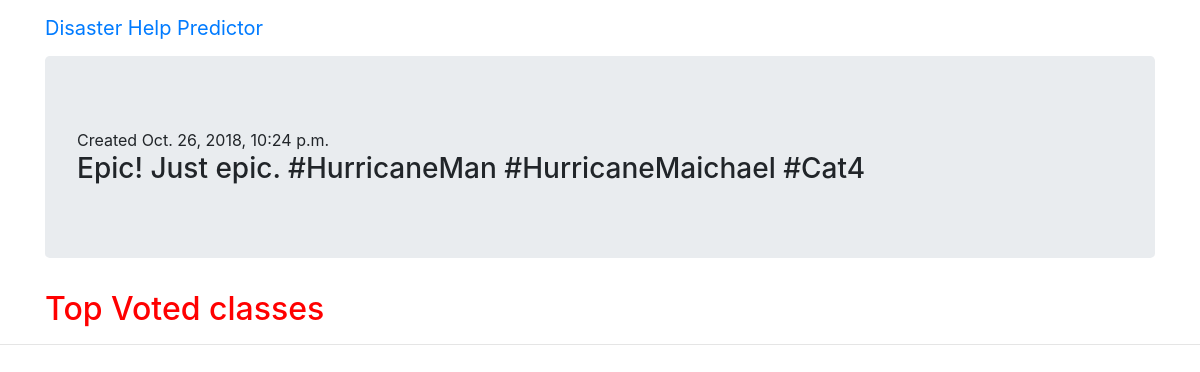
Page /blog/post/82/ on the committed database.
### blog/models/post.py (models this page shows, shortened)
class Post(models.Model):
    body = models.TextField()
    pub_date = models.DateTimeField('date published', auto_now_add=True)
    clss = models.IntegerField()
    location = models.TextField()

### blog/views/post.py (the view)
# urls.py: path('post/<int:pk>/', PostView.as_view(), name='post'),
class PostView(generic.DetailView):
    model = Post
    template_name = 'blog/post.html'
    def get_context_data(self, **kwargs):
        context = super().get_context_data(**kwargs)
        comments = Comment.objects.filter(post=self.kwargs['pk'])
        votes = dict()
        for comment in comments:
            try:
                votes[classes[comment.vote]] += 1
            except:
                votes[classes[comment.vote]]  = 1
        context['votes'] = votes
        return context

### blog/templates/blog/post.html (shortened to what this page needs)
{% extends "blog/base.html" %}
{% block content %}
    <div class="container">
        <div class="jumbotron">
            <div> Created {{ post.pub_date }}
            </div>
            <h3>{{ post.body }}</h3>
        </div>
        <h2>Top Voted classes </h2>
    </div>
{% endblock content %}

### blog/static/blog/main.css (style rules this page uses)
h2 { color: #FF0000; }

### rows in the picture
Post: pub_date "Oct. 26, 2018, 10:24 p.m.", body "Epic! Just epic. #HurricaneMan #HurricaneMaichael #Cat4"
